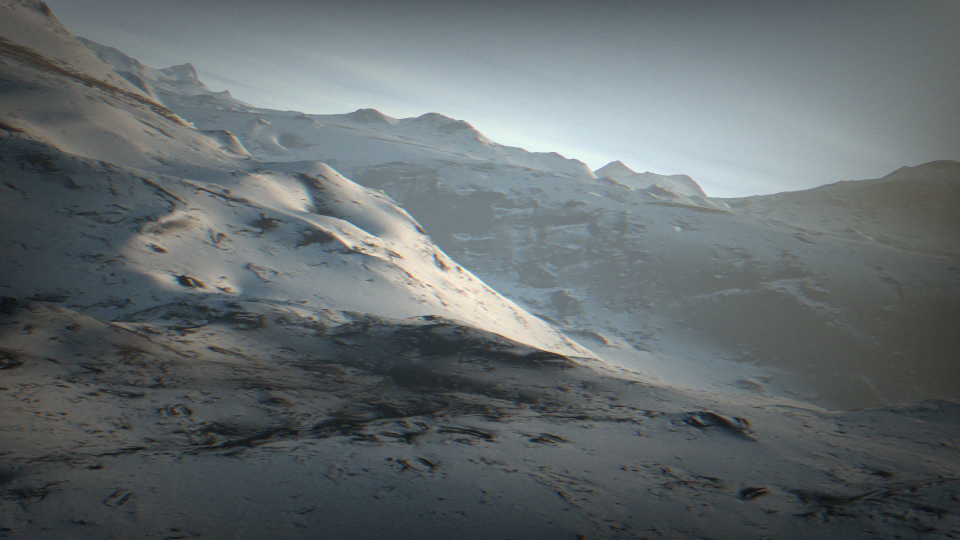
//> input picture Histogram_Equalization/sample.png, 1920 x 1080 px (shown at 1/2 size)
$ ./histogram   (built with g++ and OpenCV 4)
//> lines starting //> are read from the running program, lines starting //| are printed output that depends on the picture
#include "opencv2/highgui/highgui.hpp"
#include <opencv2/imgproc/imgproc.hpp>
#include <iostream>
#include <sys/time.h>

using namespace cv;
using namespace std;

int main(int argc, char* argv[])
{

	struct timeval t0,t1,t2,t3,t4;


	static Mat I_RGB;
	static Mat O_RGB;

	I_RGB=imread("sample.png");
//> I_RGB is the input picture: 1080 rows x 1920 cols, CV_8UC3; mean B, G, R 109.4, 107.4, 100
	int scale = 2 ;
	Size size(I_RGB.cols/scale,I_RGB.rows/scale);
//> size = Size(960, 540)
	int imgSize= (I_RGB.cols/scale)*(I_RGB.rows/scale);
//> imgSize = 518400

	gettimeofday(&t0,0);

	resize(I_RGB,O_RGB,size);
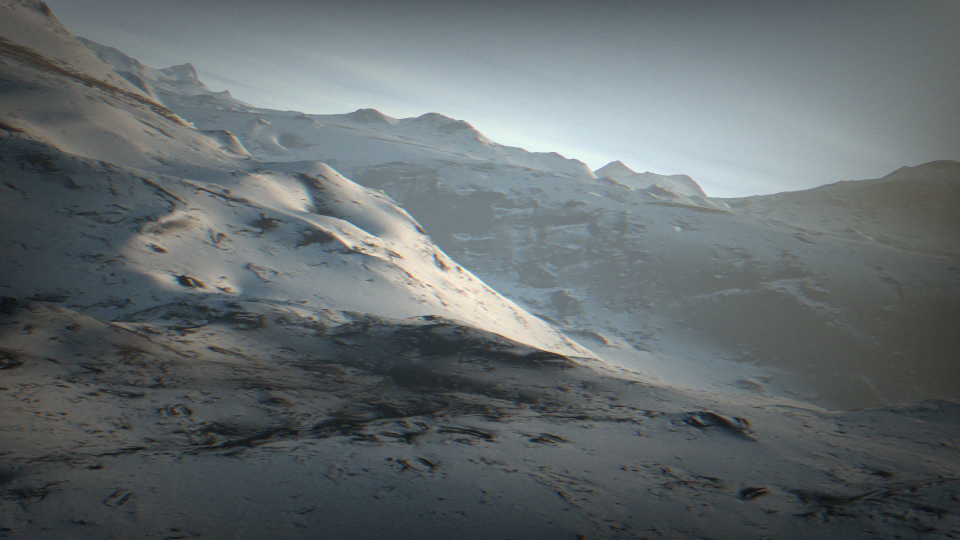
//> O_RGB: 540 rows x 960 cols, CV_8UC3; mean B, G, R 109.5, 107.5, 100.2
	static Mat O_GRAY(I_RGB.rows,I_RGB.cols,CV_8UC1,Scalar(0));
	cvtColor(O_RGB,O_GRAY,COLOR_RGB2GRAY);


	imshow("Gray Image" , O_GRAY);
	waitKey(30);


	static Mat O_HIST(O_GRAY.rows,O_GRAY.cols,CV_8UC1,Scalar(0));

	int numBins=256;
	int histArray[256]={0};
	int bin;

	for(int i=0 ; i < O_GRAY.rows ; i++){
		for(int j=0; j < O_GRAY.cols ; j++){
			bin = O_GRAY.at<uchar>(i,j);             //get grayscale value of pixel
			histArray[bin]=histArray[bin]+1;  //update count of pixels associated with the value
		}
	}
//> this loop made 540 passes
//> bin on passes 1 to 3: 95, 95, 95
//> after the loop, bin = 42; histArray = 256 values, max 5522 at index 64, min 0 at index 0, mean 2025

	for(int i=1; i < 256 ; i++){
		histArray[i] = histArray[i-1] + histArray[i];

	}
//> after the loop, histArray = 256 values from 0 to 518400

	float normFactor = (float)numBins/imgSize;
//> normFactor = 0.000494

	for(int i=0; i< O_GRAY.rows ; i++){
		for(int j=0; j < O_GRAY.cols ; j++){
			O_HIST.at<uchar>(i,j) = (int)(histArray[(int)(O_GRAY.at<uchar>(i,j))]*normFactor);
		}
	}
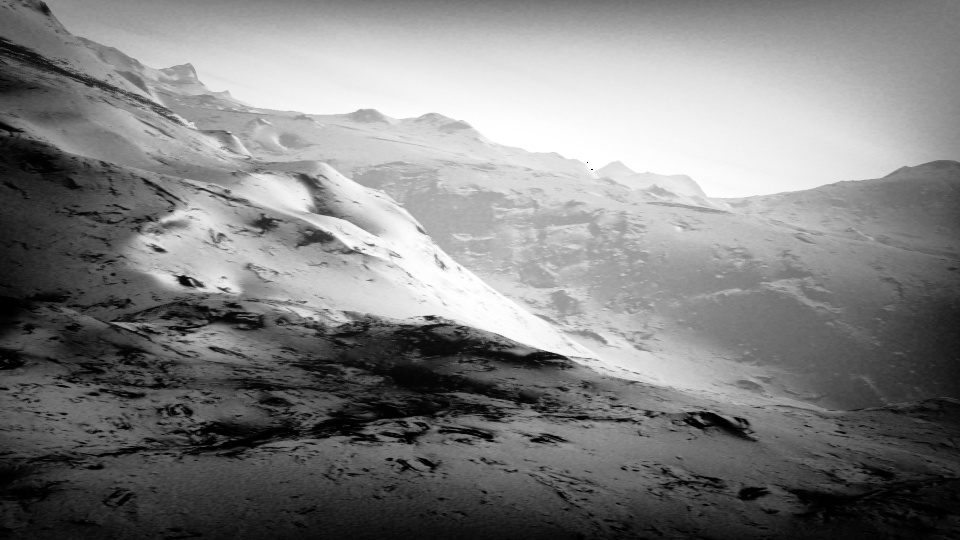
//> O_HIST: 540 rows x 960 cols, CV_8UC1; min 0, max 255, mean 128.4

	gettimeofday(&t1,0);
	long elapsed = t1.tv_usec-t0.tv_usec;
	cout << "Time :"<<  double(elapsed)/1000000 << endl;

	cout << "done " <<endl;

	while(true){
		imshow("Histogram Equalized Image",O_HIST);
		waitKey(30);
	}

	return 0;

}

$ run again, with Histogram_Equalization/lake.png copied over Histogram_Equalization/sample.png
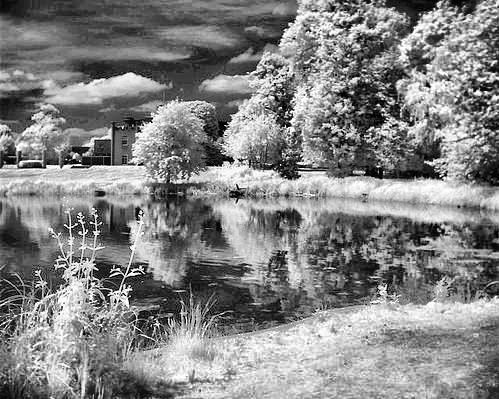
//> input picture Histogram_Equalization/lake.png, 499 x 399 px
//> I_RGB is the input picture: 399 rows x 499 cols, CV_8UC3; min 0, max 255, mean 131.2
//> `resize(I_RGB,O_RGB,size);`:
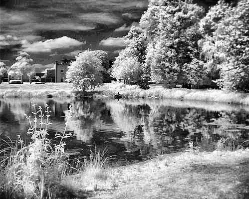
//> O_RGB: 199 rows x 249 cols, CV_8UC3; min 1, max 254, mean 131
//> the loop `for(int i=0 ; i < O_GRAY.rows ; i++)` made 199 passes
//> bin on passes 1 to 3: 224, 233, 199
//> after the loop `for(int i=0 ; i < O_GRAY.rows ; i++)`: bin = 45; histArray = 256 values, max 285 at index 92, min 0 at index 0, mean 193.6
//> after the loop `for(int i=1; i < 256 ; i++)`: histArray = 256 values from 0 to 49551
//> after the loop `for(int i=0; i< O_GRAY.rows ; i++)`:
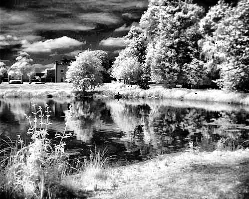
//> O_HIST: 199 rows x 249 cols, CV_8UC1; min 0, max 255, mean 128
